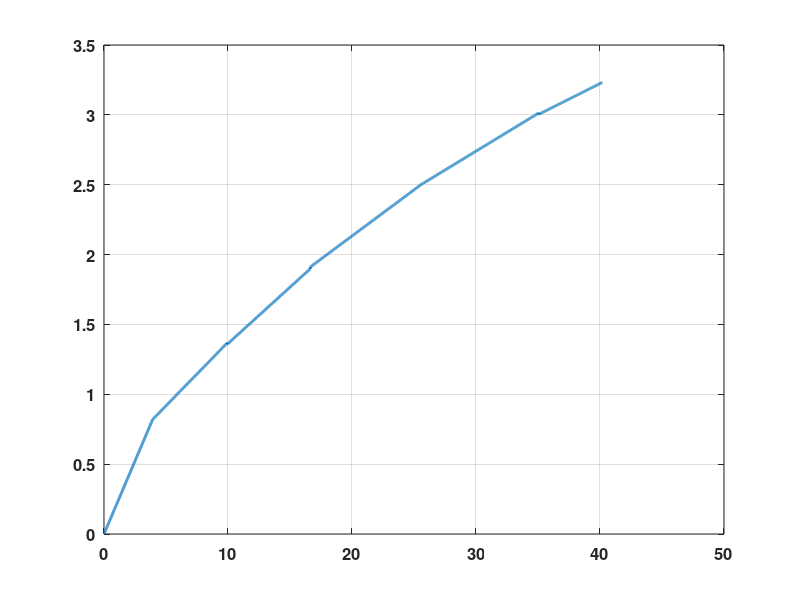
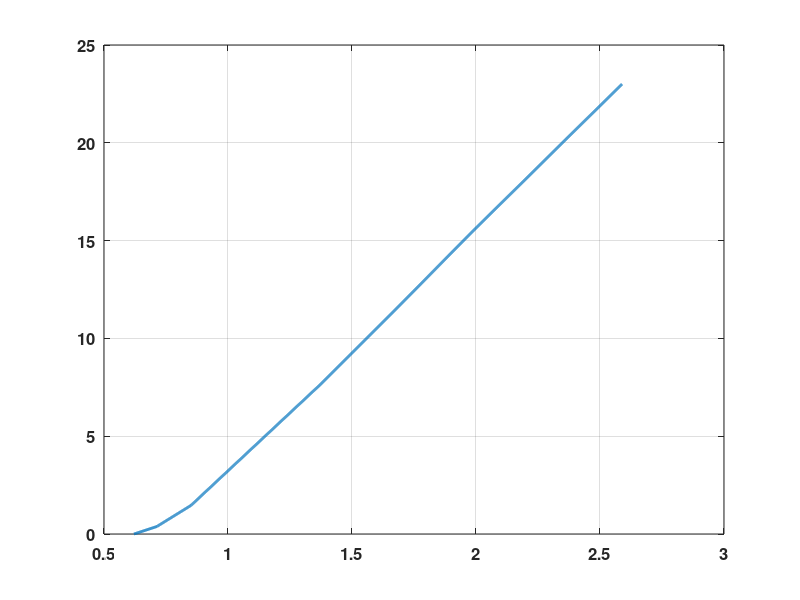

Write the MATLAB code that produced these figures, in order.
clear
k = 1;
%% A_IGBT
for Id = 0:0.01:40.36
    if (0<Id) && (Id<0.9)
        Vds(k)= Id/1.81;
        
    elseif (0.9<=Id) && (Id<2.48)
        Vds(k)=(Id+2.78)/7.41;
        
    elseif (2.48<=Id) && (Id<9.36)
        Vds(k)=(Id+12.78)/21.5;
        
    elseif (9.36<=Id) && (Id<=26.48)
        Vds(k)=(Id+22.7)/31.13;
    elseif (26.48<=Id) && (Id<=40.36)
        Vds(k)=(Id+28.35)/34.7;
    end
    k = k+1;
end
Id = 0:0.01:40.36;
plot(Vds,Id,'LineWidth',2)
grid on
set(gca,'fontsize',12,'FontWeight','bold')
%% A diode cond 
clear
k = 1;

for If = 0:0.01:40.18

if (0<=If) && (If<0.05)
    Vds(k)=If/0.128;

elseif (0.05<=If) && (If<1.3)
    Vds(k)=(If+3.43)/8.93;


elseif (1.3<=If) && (If<3.12)
     Vds(k)=(If+5.59)/13;


elseif (3.12<=If) && (If<5.47)
     Vds(k)=(If+12.625)/23.5;

elseif (5.47<=If) && (If<9.09)
     Vds(k)=(If+17.75)/30.16;
     
elseif (9.09<=If) && (If<18.85)
     Vds(k)=(If+27.10)/40.67;
     
elseif (18.85<=If) && (If<30.06)
     Vds(k)=(If+41.47)/53.38;
    
     elseif (30.06<=If) && (If<=40.18)
     Vds(k)=(If+60.34)/67.46;
end
k = k+1;
end
If = 0:0.01:40.18;
plot(Vds,If,'LineWidth',2)
grid on
set(gca,'fontsize',12,'FontWeight','bold')
%% A diode sw 
clear
k = 1;

for If = 0:0.01:40.18

if (0<=If) && (If<3.915)
    Err(k)=If*0.209;

elseif (3.915<=If) && (If<9.95)
    Err(k)=If*0.091+0.463;

elseif (9.95<=If) && (If<16.64)
     Err(k)=If*0.0807+0.556;

elseif (16.64<=If) && (If<25.44)
     Err(k)=If*0.066+0.813;
elseif (25.44<=If) && (If<35.07)
     Err(k)=If*0.054+1.12;
elseif (35.07<=If) && (If<=40.45)
     Err(k)=If*0.0446+1.44;
       
end

k = k+1;
end
If = 0:0.01:40.18;
plot(If,Err,'LineWidth',2)
grid on
set(gca,'fontsize',12,'FontWeight','bold')
%% A IGBT sw
clear
k = 1;

for If = 0:0.01:40.18

if (0<=If) && (If<3.915)
    Err(k)=If*0.209;

elseif (3.915<=If) && (If<9.95)
    Err(k)=If*0.091+0.463;

elseif (9.95<=If) && (If<16.64)
     Err(k)=If*0.0807+0.556;

elseif (16.64<=If) && (If<25.44)
     Err(k)=If*0.066+0.813;
elseif (25.44<=If) && (If<35.07)
     Err(k)=If*0.054+1.12;
elseif (35.07<=If) && (If<=40.45)
     Err(k)=If*0.0446+1.44;
       
end

k = k+1;
end
If = 0:0.01:40.18;
plot(If,Err,'LineWidth',2)
grid on
set(gca,'fontsize',12,'FontWeight','bold')
%% B GAN cond
clear
k = 1;
for Id = 0:0.01:42.36
if (0<=Id) && (Id<11.33)
    Vds(k)=Id/16.325;

elseif (11.33<=Id) && (Id<25.36)
    Vds(k)=(Id-0.792)/15.18;

elseif (25.36<=Id) && (Id<35.06)
     Vds(k)=(Id-3.317)/13.623;

elseif (35.06<=Id) && (Id<=42.36)
     Vds(k)=(Id-8.483)/11.406;

end
    k = k+1;
end
Id = 0:0.01:42.36;
figure
plot(Vds,Id,'LineWidth',2)
grid on
set(gca,'fontsize',12,'FontWeight','bold')
%% D diode cond
clear
k = 1;
for Id = 0:0.01:42.36
if (0<=Id) && (Id<0.0258)
    Vds(k)=Id/0.043;

elseif (0.0258<=Id) && (Id<3.612)
    Vds(k)=(Id+9.45)/15.8;

elseif (3.612<=Id) && (Id<8.39)
     Vds(k)=(Id+29.04)/39.49;

elseif (8.39<=Id) && (Id<22.88)
     Vds(k)=(Id+35.63)/46.44;
elseif (22.88<=Id) && (Id<39.76)
     Vds(k)=(Id+37.88)/48.22;
elseif (39.76<=Id) && (Id<50.50)
     Vds(k)=(Id+42.58)/51.14;

end
    k = k+1;
end
Id = 0:0.01:42.36;
% figure
plot(Vds,Id,'LineWidth',2)
grid on
set(gca,'fontsize',12,'FontWeight','bold')
%% C E Gan Cond
clear
k = 1;
for Id = 0:0.01:23
if (0<=Id) && (Id<2.018)
    Vds(k)=Id/7.945;
    
elseif (2.018<=Id) && (Id<5.84)
    Vds(k)=(Id-0.0607)/7.705;
    
elseif (5.84<=Id) && (Id<11.90)
    Vds(k)=(Id-0.208)/7.509;
    
elseif (11.90<=Id) && (Id<16.04)
    Vds(k)=(Id-1.716)/6.54;
    
elseif (16.04<=Id) && (Id<20.079)
    Vds(k)=(Id-3.51)/5.721;
    
elseif (20.079<=Id) && (Id<22.84)
    Vds(k)=(Id-7.014)/4.51;
elseif (22.84<=Id) && (Id<25.07)
    Vds(k)=(Id-10.18)/3.608;
end
    k = k+1;
end
Id = 0:0.01:23;
% figure
plot(Vds,Id,'LineWidth',2)
grid on
set(gca,'fontsize',12,'FontWeight','bold')
%% C E diode Cond
clear
k = 1;
for Id = 0:0.01:23
if (0<=Id) && (Id<0.382)
    Vds(k)=(Id+2.578)/4.152;

elseif (0.382<=Id) && (Id<1.464)
    Vds(k)=(Id+5.208)/7.84;

elseif (1.464<=Id) && (Id<7.638)
     Vds(k)=(Id+8.62)/11.85;

elseif (7.638<=Id) && (Id<11.33)
     Vds(k)=(Id+9.709)/12.644;
elseif (11.33<=Id) && (Id<15.467)
     Vds(k)=(Id+10.049)/12.848;
elseif (15.467<=Id) && (Id<21.32)
     Vds(k)=(Id+9.37)/12.506;
elseif (21.32<=Id) && (Id<25.33)
     Vds(k)=(Id+9.24)/12.453;
end
    k = k+1;
end
Id = 0:0.01:23;
% figure
plot(Vds,Id,'LineWidth',2)
grid on
set(gca,'fontsize',12,'FontWeight','bold')